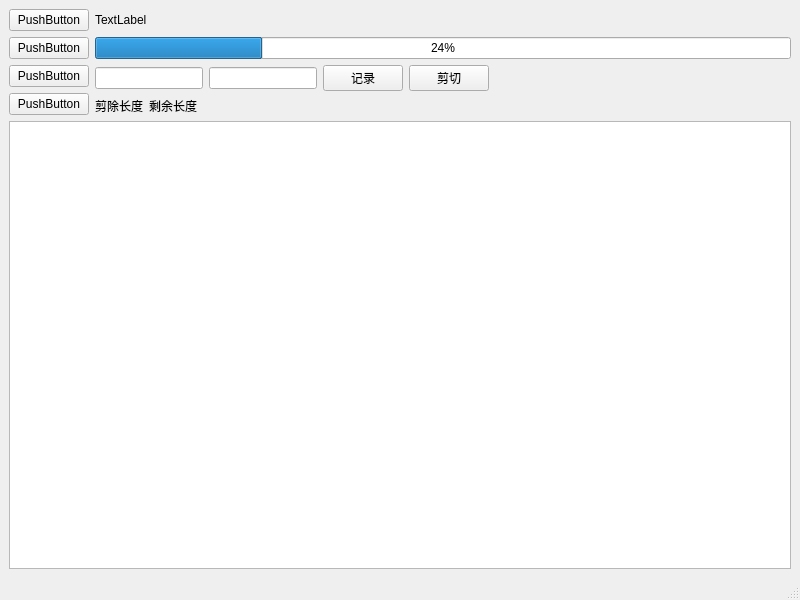
<?xml version="1.0" encoding="UTF-8"?>
<ui version="4.0">
 <class>MainWindow</class>
 <widget class="QMainWindow" name="MainWindow">
  <property name="geometry">
   <rect>
    <x>0</x>
    <y>0</y>
    <width>800</width>
    <height>600</height>
   </rect>
  </property>
  <property name="windowTitle">
   <string>MainWindow</string>
  </property>
  <widget class="QWidget" name="centralwidget">
   <layout class="QVBoxLayout" name="verticalLayout_4">
    <item>
     <layout class="QVBoxLayout" name="verticalLayout_3">
      <item>
       <layout class="QHBoxLayout" name="horizontalLayout_3">
        <item>
         <layout class="QVBoxLayout" name="verticalLayout_2">
          <item>
           <widget class="QPushButton" name="pushButton">
            <property name="text">
             <string>PushButton</string>
            </property>
           </widget>
          </item>
          <item>
           <widget class="QPushButton" name="pushButton_2">
            <property name="text">
             <string>PushButton</string>
            </property>
           </widget>
          </item>
          <item>
           <widget class="QPushButton" name="pushButton_3">
            <property name="text">
             <string>PushButton</string>
            </property>
           </widget>
          </item>
          <item>
           <widget class="QPushButton" name="pushButton_4">
            <property name="text">
             <string>PushButton</string>
            </property>
           </widget>
          </item>
         </layout>
        </item>
        <item>
         <layout class="QVBoxLayout" name="verticalLayout">
          <item>
           <widget class="QLabel" name="label">
            <property name="text">
             <string>TextLabel</string>
            </property>
           </widget>
          </item>
          <item>
           <widget class="QProgressBar" name="progressBar">
            <property name="value">
             <number>24</number>
            </property>
           </widget>
          </item>
          <item>
           <layout class="QFormLayout" name="formLayout">
            <item row="0" column="0">
             <layout class="QHBoxLayout" name="horizontalLayout">
              <item>
               <widget class="QLineEdit" name="lineEdit"/>
              </item>
              <item>
               <widget class="QLineEdit" name="lineEdit_2"/>
              </item>
              <item>
               <widget class="QPushButton" name="pushButton_5">
                <property name="text">
                 <string>记录</string>
                </property>
               </widget>
              </item>
              <item>
               <widget class="QPushButton" name="pushButton_6">
                <property name="text">
                 <string>剪切</string>
                </property>
               </widget>
              </item>
             </layout>
            </item>
            <item row="1" column="0">
             <layout class="QHBoxLayout" name="horizontalLayout_2">
              <item>
               <widget class="QLabel" name="label_3">
                <property name="text">
                 <string>剪除长度</string>
                </property>
               </widget>
              </item>
              <item>
               <widget class="QLabel" name="label_2">
                <property name="text">
                 <string>剩余长度</string>
                </property>
               </widget>
              </item>
             </layout>
            </item>
           </layout>
          </item>
         </layout>
        </item>
       </layout>
      </item>
      <item>
       <widget class="QListWidget" name="listWidget">
        <property name="flow">
         <enum>QListView::LeftToRight</enum>
        </property>
       </widget>
      </item>
     </layout>
    </item>
   </layout>
  </widget>
  <widget class="QMenuBar" name="menubar">
   <property name="geometry">
    <rect>
     <x>0</x>
     <y>0</y>
     <width>800</width>
     <height>23</height>
    </rect>
   </property>
  </widget>
  <widget class="QStatusBar" name="statusbar"/>
 </widget>
 <resources/>
 <connections/>
</ui>
